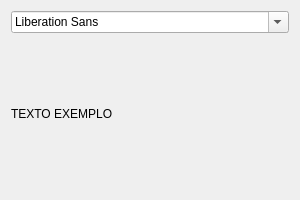
<?xml version="1.0" encoding="UTF-8"?>
<ui version="4.0">
 <class>MainWindow</class>
 <widget class="QMainWindow" name="MainWindow">
  <property name="windowModality">
   <enum>Qt::NonModal</enum>
  </property>
  <property name="geometry">
   <rect>
    <x>0</x>
    <y>0</y>
    <width>300</width>
    <height>200</height>
   </rect>
  </property>
  <property name="minimumSize">
   <size>
    <width>300</width>
    <height>200</height>
   </size>
  </property>
  <property name="maximumSize">
   <size>
    <width>300</width>
    <height>200</height>
   </size>
  </property>
  <property name="cursor">
   <cursorShape>ArrowCursor</cursorShape>
  </property>
  <property name="windowTitle">
   <string>Fontes</string>
  </property>
  <widget class="QWidget" name="centralWidget">
   <layout class="QGridLayout" name="gridLayout">
    <item row="0" column="0">
     <layout class="QVBoxLayout" name="verticalLayout" stretch="0,1">
      <item>
       <widget class="QFontComboBox" name="fontComboBox"/>
      </item>
      <item>
       <widget class="QLabel" name="label">
        <property name="text">
         <string>TEXTO EXEMPLO</string>
        </property>
       </widget>
      </item>
     </layout>
    </item>
   </layout>
  </widget>
 </widget>
 <layoutdefault spacing="6" margin="11"/>
 <resources/>
 <connections>
  <connection>
   <sender>fontComboBox</sender>
   <signal>currentFontChanged(QFont)</signal>
   <receiver>MainWindow</receiver>
   <slot>fonteSelecionada(QFont)</slot>
   <hints>
    <hint type="sourcelabel">
     <x>223</x>
     <y>28</y>
    </hint>
    <hint type="destinationlabel">
     <x>299</x>
     <y>36</y>
    </hint>
   </hints>
  </connection>
 </connections>
 <slots>
  <slot>fonteSelecionada(QFont)</slot>
 </slots>
</ui>
